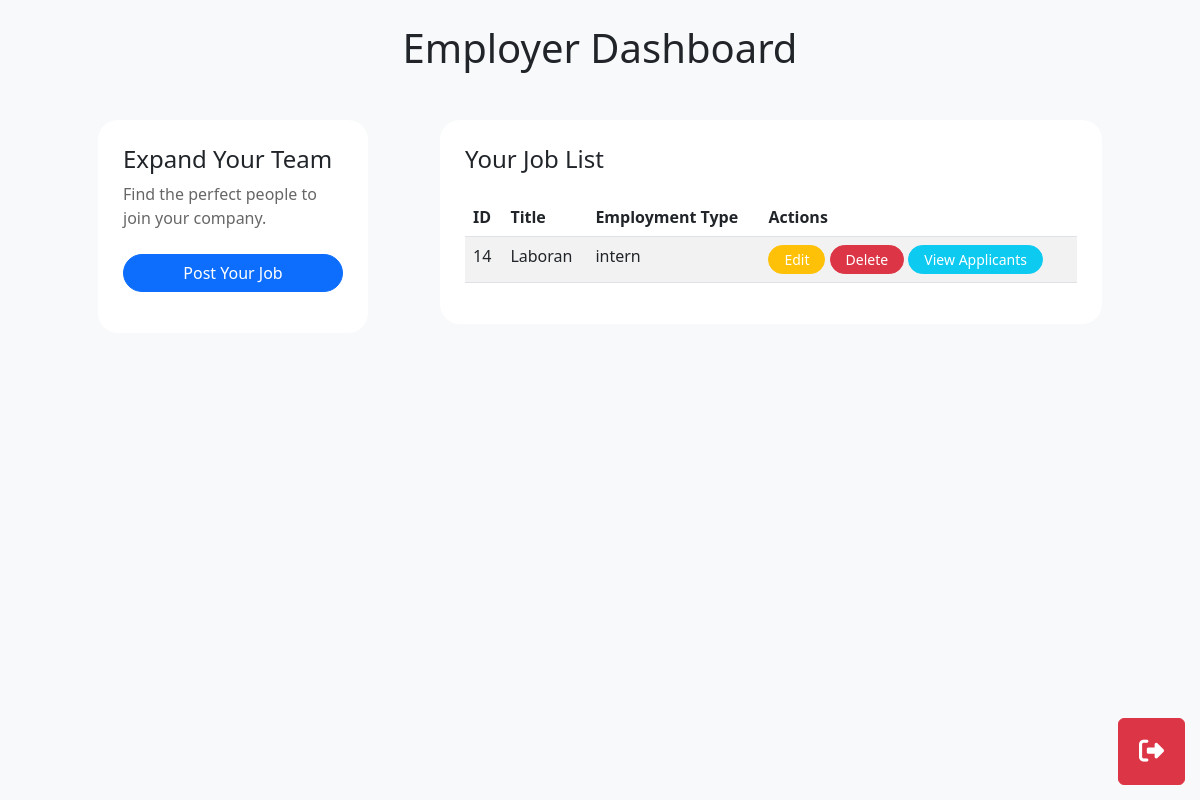
Page /pages/employer/dashboard.php (signed in) on the earlier database version.
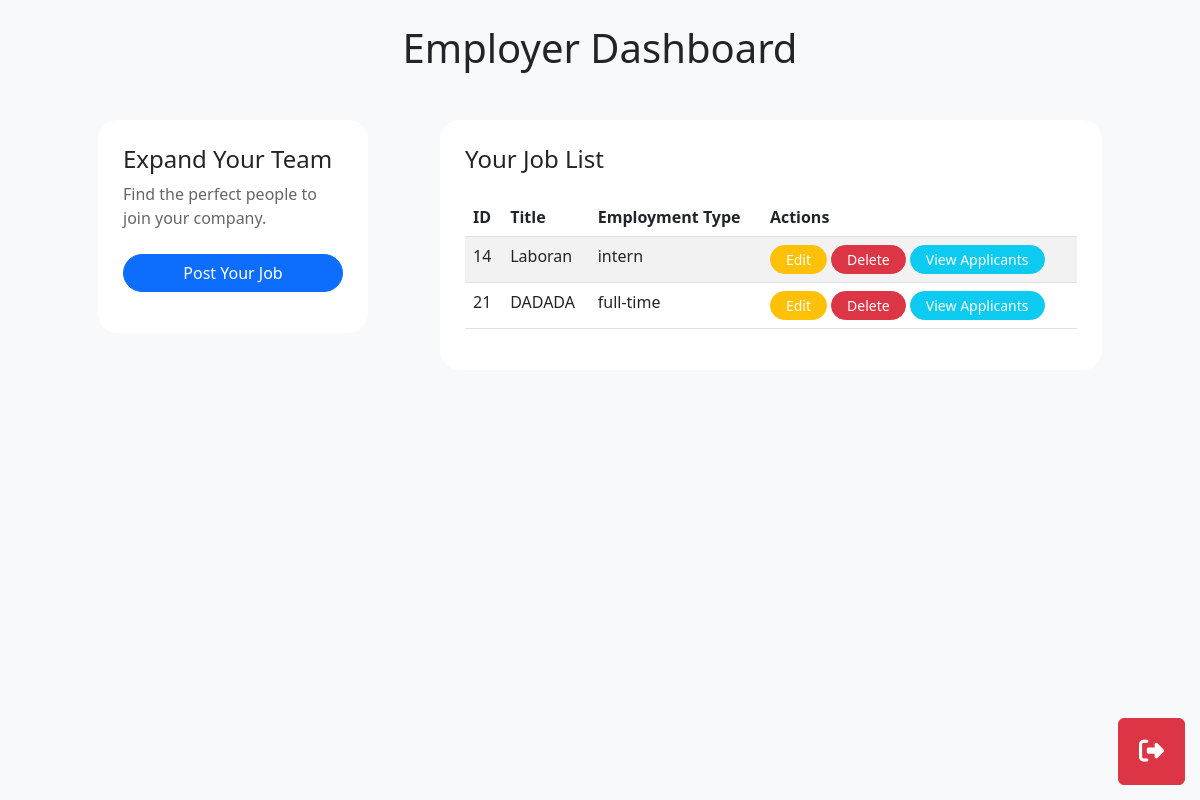
Same page on the later database version.
### tables this page shows
CREATE TABLE `tb_jobs` (
  `id` int(11) NOT NULL,
  `title` varchar(255) NOT NULL,
  `description` text NOT NULL,
  `requirements` text NOT NULL,
  `employment_type` enum('intern','full-time') NOT NULL,
  `salary_range` varchar(100) DEFAULT NULL,
  `company_name` varchar(255) NOT NULL,
  `location` varchar(255) DEFAULT NULL,
  `created_at` timestamp NOT NULL DEFAULT current_timestamp(),
  `updated_at` timestamp NOT NULL DEFAULT current_timestamp() ON UPDATE current_timestamp(),
  `created_by` int(11) NOT NULL,
  `expired_at` timestamp NULL DEFAULT NULL,
  `status` enum('active','expired','deleted') DEFAULT 'active'
);

### pages/employer/dashboard.php (the view, shortened to what this page needs)
<?php
include '../../components/logout_button.php';
require '../../db.php';
$created_by = $_SESSION['user_id'];
$stmt = $conn->prepare("SELECT * FROM tb_jobs WHERE created_by = ?");
$stmt->bind_param("i", $created_by);
$stmt->execute();
$result = $stmt->get_result();
?>
<!DOCTYPE html>
<html lang="en">
<head>
    <link href="https://cdn.jsdelivr.net/npm/bootstrap@5.3.0/dist/css/bootstrap.min.css" rel="stylesheet">
</head>
<body class="bg-light">
    <h1 class="text-center my-4">Employer Dashboard</h1>
    <div class="row row-cols-1 p-4 row-cols-sm-2 gap-5 justify-content-center">
        <div class="col col-sm-3">
            <div class="card-custom">
                <div class="-body">
                    <h2 class="fs-4">Expand Your Team</h2>
                    <p style="color:rgba(0,0,0,0.6)" class="m-0  mb-4 fs-6">Find the perfect people to join your company.</p>
                    <form action="add.php" method="POST">
                        <button type="submit" class="btn btn-primary w-100 btn-custom">Post Your Job</button>
                    </form>
                </div>
            </div>
        </div>
        <div class="col col-sm-7">
            <div class="table-custom">
                <div class="-body">
                    <h2 class="card-title fs-4 mb-4">Your Job List</h2>
                    <?php if ($result->num_rows > 0): ?>
                        <table class="table table-striped">
                            <thead>
                                <tr>
                                    <th>ID</th>
                                    <th>Title</th>
                                    <th>Employment Type</th>
                                    <th>Actions</th>
                                </tr>
                            </thead>
                            <tbody>
                                <?php while ($job = $result->fetch_assoc()): ?>
                                    <tr>
                                        <td><?= $job['id'] ?></td>
                                        <td><?= htmlspecialchars($job['title']) ?></td>
                                        <td><?= $job['employment_type'] ?></td>
                                        <td>
                                            <a href="edit_job.php?id=<?= $job['id'] ?>" style="border-radius:30px;color:white;padding: 3px 15px;" class="btn btn-warning btn-sm">Edit</a>
                                            <a href="delete_job.php?id=<?= $job['id'] ?>" style="border-radius:30px;color:white;padding: 3px 15px;" class="btn btn-danger btn-sm" onclick="return confirm('Are you sure?')">Delete</a>
                                            <a href="view_applicants.php?job_id=<?= $job['id'] ?>" style="border-radius:30px;color:white;padding: 3px 15px;" class="btn btn-info btn-sm">View Applicants</a>
                                        </td>
                                    </tr>
                                <?php endwhile; ?>
                            </tbody>
                        </table>
                    <?php else: ?>
                        <p>No jobs created yet.</p>
                    <?php endif; ?>
                </div>
            </div>
        </div>
    </div>
</body>
</html>

Differences in the rows shown:
added tb_jobs: id "21", title "DADADA", employment_type "full-time"
